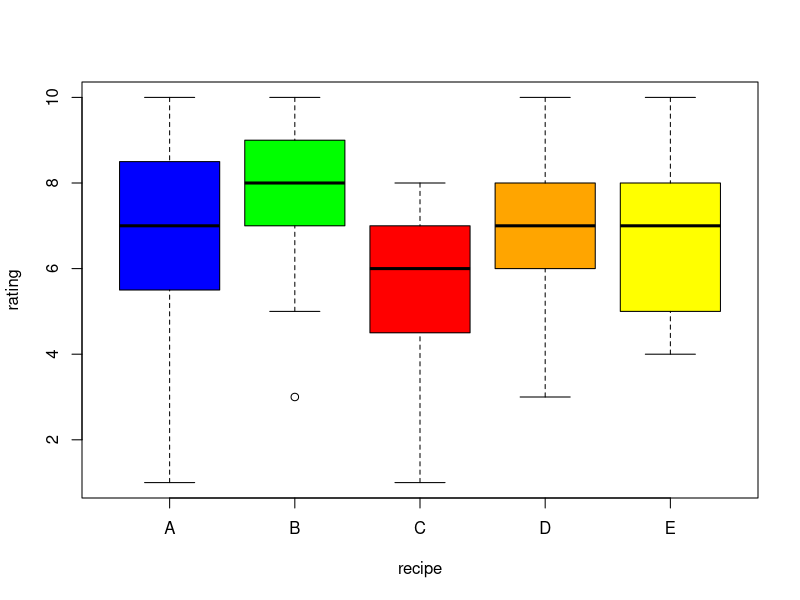
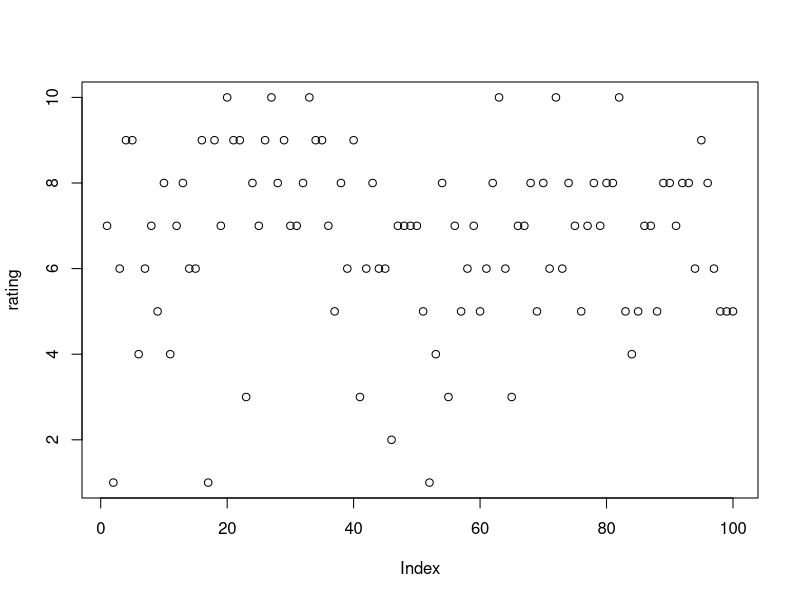
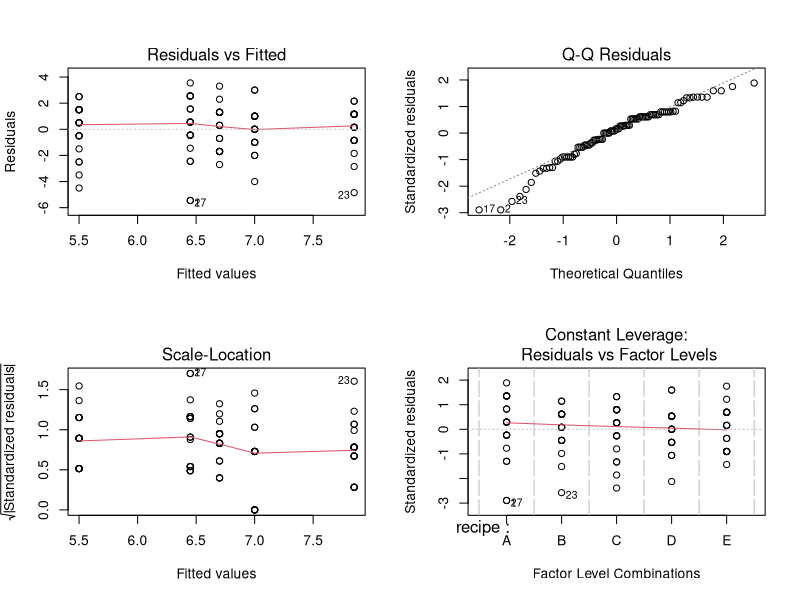
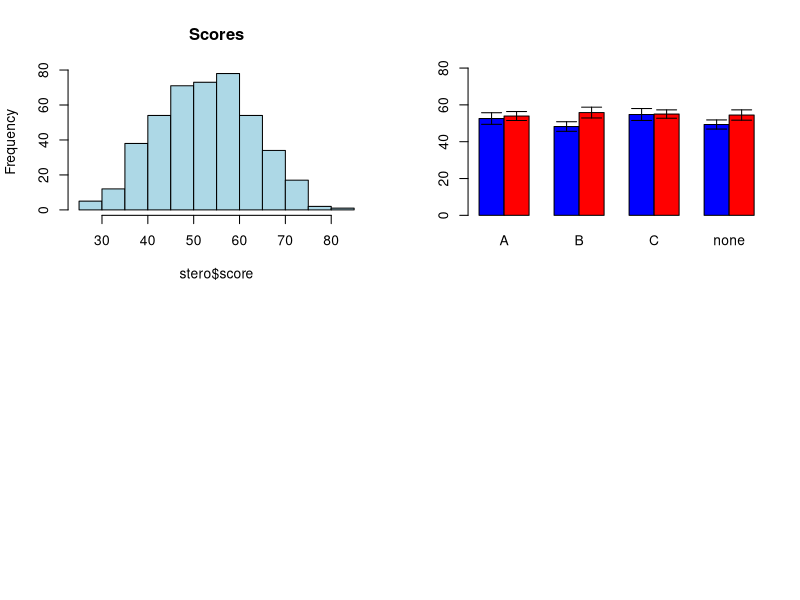
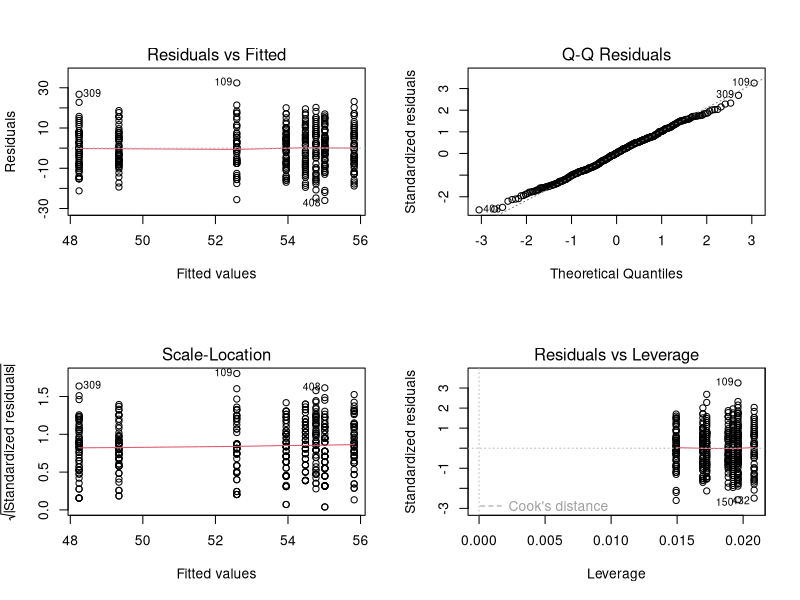
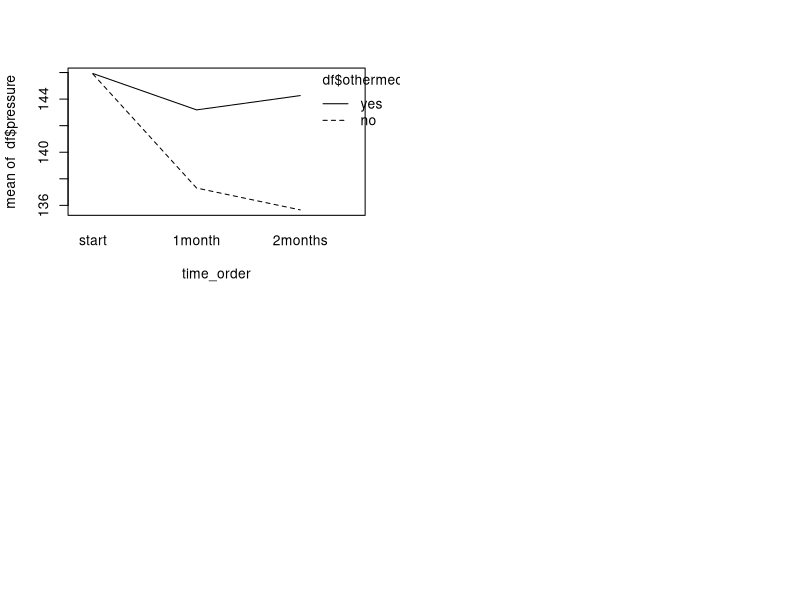

Recreate these plots in R, in order.
## ---- chunk 1
data=read.csv('biscuits.csv')
head(data)

## ---- chunk 2
attach(data)
boxplot(rating~recipe, col=c('blue','green','red', 'orange', 'yellow'))

## ---- chunk 3
plot(rating, pch=21, bg=c('blue','green','red', 'orange', 'yellow')[recipe], ylab='rating')

# I am trying this but I don't know why the colors are not appearing .

## ---- chunk 4
g.mean = mean(rating)
g.sd=sd(rating)
g.mean
g.sd
## ---- chunk 5
means = tapply(rating, recipe, mean)
SD = tapply(rating, recipe, sd)

means;SD 
## ---- chunk 6
g.sd
SD 
## ---- chunk 7

rate=c(rating)
SSY= sum((rate-g.mean)^2)

SSY
## ---- chunk 8
m = rep(0,nrow(data))
#for (i in 1:length(means)) m[biscuits$recipe==names(means)[i]] = means[i]
#Alternative slower way
m[recipe=='A'] = means['A']
m[recipe=='B'] = means['B']
m[recipe=='C'] = means['C']
m[recipe=='D'] = means['D']
m[recipe=='E'] = means['E']
SSM = sum((m-g.mean)^2)
SSM


## ---- chunk 9
SSE = sum((rating-m)^2)
SSE



## ---- chunk 10
SSM+SSE
## ---- chunk 11
SSY
## ---- chunk 12

dofM = 5-1
dofE = length(rating)-5
dofM
dofE

## ---- chunk 13

F = (SSM/dofM)/(SSE/dofE)
F

## ---- chunk 14
1-pf(F,dofM,dofE)

## ---- chunk 15
m=aov(rating~recipe)
m
## ---- chunk 16
summary(m)
## ---- chunk 17
par(mfrow=c(2,2))
plot(m)
## ---- chunk 18
summary.lm(m)
## ---- chunk 19

TukeyHSD(m)
## ---- chunk 20
pairwise.t.test(rating, recipe, p.adjust.method="bonferroni")
## ---- chunk 21
stero=read.csv('stereotype.csv')
hist(stero$score, col='lightblue', main='Scores')
## ---- chunk 22
summary(stero)
means=tapply(stero$score, list(stero$gender, stero$announcement), mean)

means
## ---- chunk 23
sds=tapply(stero$score, list(stero$gender, stero$announcement), sd)

sds
## ---- chunk 24

n= tapply(stero$score,list(stero$gender,stero$announcement),length)
n
## ---- chunk 25
se=sds/sqrt(n)
se
## ---- chunk 26

loc=barplot(means, beside = TRUE, ylim=c(0,80), col = c("blue", "red"))
arrows(loc,means-se*2,loc,means+se*2,angle=90,code=3,length=0.1)


## ---- chunk 27
m= aov(stero$score~stero$gender*stero$announcement)


## ---- chunk 28

summary(m)
## ---- chunk 29
summary.lm(m)

## ---- chunk 30
styp=stero
styp$announcement= factor(styp$announcement, levels = c('none', 'A', 'B', 'C'))
styp$gender=factor(styp$gender, levels = c('M', 'F'))
levels(styp$announcement )
levels(styp$gender)
## ---- chunk 31
m1=aov(score~gender*announcement, styp)
summary.aov(m1)

## ---- chunk 32
summary.lm(m1)

## ---- chunk 33
par(mfrow=c(2,2))
plot(m1)
## ---- chunk 34
df=read.csv('bloodpressure.csv', as.is = FALSE)
head(df)
## ---- chunk 35
naive=aov(df$pressure~df$time*df$othermed, data=df)
naive

## ---- chunk 36
df$id= as.factor(df$id)
new_anova=aov(pressure~othermed*time+Error(id/time),data=df)

summary(new_anova)

## ---- chunk 37

time_order= factor(df$time, levels = c('start', '1month', '2months'))
interaction.plot(time_order, df$othermed, df$pressure)
